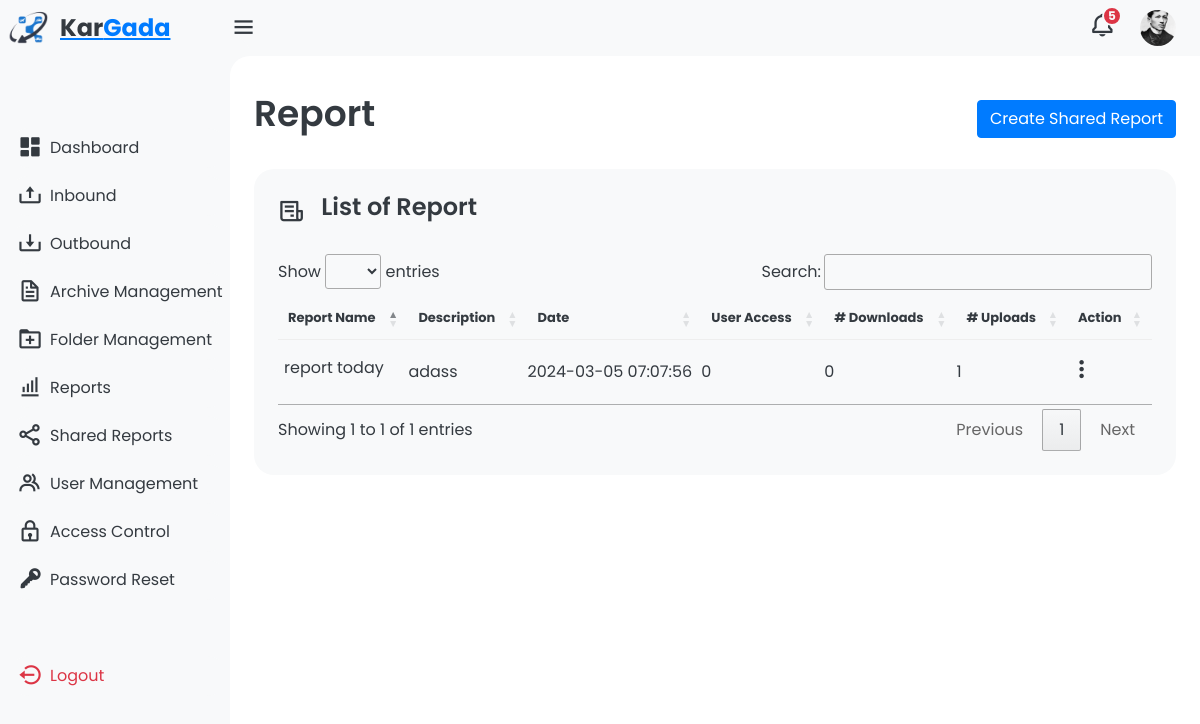
The page /admin/report.php (signed in) on the database its author committed.
### tables this page shows
CREATE TABLE `fms_g14_reports` (
  `id` int(11) NOT NULL,
  `folder_id` int(255) NOT NULL,
  `report_name` varchar(255) NOT NULL,
  `report_description` text DEFAULT NULL,
  `access` int(50) NOT NULL,
  `user` int(50) NOT NULL,
  `download` int(50) NOT NULL,
  `upload` int(50) NOT NULL,
  `include_access` int(255) NOT NULL DEFAULT 0,
  `include_users` int(255) NOT NULL DEFAULT 0,
  `include_downloads` int(255) NOT NULL DEFAULT 0,
  `include_uploads` int(255) NOT NULL DEFAULT 0,
  `created_at` timestamp NOT NULL DEFAULT current_timestamp()
);

### admin/report.php (the view, shortened to what this page needs)
    <?php
include '../config/db.php';
$sql = "SELECT r.id, r.report_name, r.report_description, r.created_at, r.include_access, r.include_users, r.include_downloads, r.include_uploads
            FROM fms_g14_reports AS r";
$stmt = mysqli_prepare($con, $sql);
if ($stmt) {
    mysqli_stmt_execute($stmt);
    mysqli_stmt_bind_result($stmt, $id, $report_name, $description, $created_at, $include_access, $include_users, $include_downloads, $include_uploads);
    $reports = array();
    while (mysqli_stmt_fetch($stmt)) {
        $reports[] = array(
            'id' => $id,
            'report_name' => $report_name,
            'report_description' => $description,
            'created_at' => $created_at,
            'include_access' => $include_access,
            'include_users' => $include_users,
            'include_downloads' => $include_downloads,
            'include_uploads' => $include_uploads,
        );
    }
} else {
    echo "Error: " . mysqli_error($con);
}
?>
    <!DOCTYPE html>
    <html lang="en">
    <head>
        <link href="https://stackpath.bootstrapcdn.com/bootstrap/4.5.2/css/bootstrap.min.css" rel="stylesheet">
        <link href='https://unpkg.com/boxicons@2.1.4/css/boxicons.min.css' rel='stylesheet'>
        <link rel="stylesheet" href="../assets/css/dashboard.css">
        <link rel="stylesheet" type="text/css" href="https://cdn.datatables.net/1.11.5/css/jquery.dataTables.css">
    </head>
    <body>
        <?php include '../config/sidebar.php'?>
        <div class="content">
            <?php include '../config/header.php'?>
            <main>
                <div class="header">
                    <div class="left">
                        <h1>Report</h1>
                    </div>
                    <div class="right">
                        <button class="btn btn-primary" onclick="openCreateReportModal()">Create Shared Report</button>
                    </div>
                </div>
                <div class="bottom-data">
                    <div class="orders">
                        <div class="header">
                            <i class='bx bx-receipt'></i>
                            <h3>List of Report</h3>
                        </div>
                        <table id="report-table">
                            <thead>
                                <tr>
                                    <th>Report Name</th>
                                    <th>Description</th>
                                    <th>Date</th>
                                    <th>User Access</th>
                                    <th># Downloads</th>
                                    <th># Uploads</th>
                                    <th>Action</th>
                                </tr>
                            </thead>
                            <tbody>
                                <?php foreach ($reports as $report): ?>
                                    <tr>
                                        <td><?php echo $report['report_name']; ?></td>
                                        <td><?php echo $report['report_description']; ?></td>
                                        <td><?php echo $report['created_at']; ?></td>
                                        <td><?php echo $report['include_users']; ?></td>
                                        <td><?php echo $report['include_downloads']; ?></td>
                                        <td><?php echo $report['include_uploads']; ?></td>
                                        <td>
                                            <div class="dropdown">
                                                <span class="dropdown-toggle dropdown-toggle-no-caret" data-toggle="dropdown" aria-haspopup="true" aria-expanded="false">
                                                    <i class='bx bx-dots-vertical-rounded'></i>
                                                </span>
                                            </div>
                                        </td>
                                    </tr>
                                <?php endforeach;?>
                            </tbody>
                        </table>
                    </div>
                </div>
            </main>
        </div>
    </body>
    </html>

### assets/css/dashboard.css (style rules this page uses)
:root { --light: #f6f6f9; --primary: #1976D2; --light-primary: #CFE8FF; --grey: #eee; --dark-grey: #AAAAAA; --dark: #363949; --danger: #D32F2F; --light-danger: #FECDD3; --warning: #FBC02D; --light-warning: #FFF2C6; --success: #388E3C; --light-success: #BBF7D0; }
* { margin: 0; padding: 0; box-sizing: border-box; font-family: 'Poppins', sans-serif; }
.bx { font-size: 1.7rem; }
html { overflow-x: hidden; }
body { background: var(--grey); overflow-x: hidden; }
.content { position: relative; width: calc(100% - 230px); left: 230px; transition: all 0.3s ease; }
.content main { width: 100%; padding: 36px 24px; max-height: calc(100vh - 56px); }
.content main .header { display: flex; align-items: center; justify-content: space-between; grid-gap: 16px; flex-wrap: wrap; }
.content main .header .left h1 { font-size: 36px; font-weight: 600; margin-bottom: 10px; color: var(--dark); }
.content main .bottom-data { display: flex; flex-wrap: wrap; grid-gap: 24px; margin-top: 24px; width: 100%; color: var(--dark); }
.content main .bottom-data>div { border-radius: 20px; background: var(--light); padding: 24px; overflow-x: auto; }
.content main .bottom-data .header { display: flex; align-items: center; grid-gap: 16px; margin-bottom: 24px; }
.content main .bottom-data .header h3 { margin-right: auto; font-size: 24px; font-weight: 600; }
.content main .bottom-data .header .bx { cursor: pointer; }
.content main .bottom-data .orders { flex-grow: 1; flex-basis: 500px; }
.content main .bottom-data .orders table { width: 100%; border-collapse: collapse; }
.content main .bottom-data .orders table th { padding-bottom: 12px; font-size: 13px; text-align: left; border-bottom: 1px solid var(--grey); }
.content main .bottom-data .orders table td { padding: 16px 0; }
.content main .bottom-data .orders table tr td:first-child { display: flex; align-items: center; grid-gap: 12px; padding-left: 6px; }
.content main .bottom-data .orders table tbody tr { cursor: pointer; transition: all 0.3s ease; }

### admin/report.php (style rules this page uses)
.dropdown-toggle-no-caret::after { display: none !important; }

### rows shown on the page
fms_g14_reports: report_name "report today", report_description "adass", created_at "2024-03-05 07:07:56", include_users "0", include_downloads "0", include_uploads "1"

### other values the page prints
$unseenCount "5"
